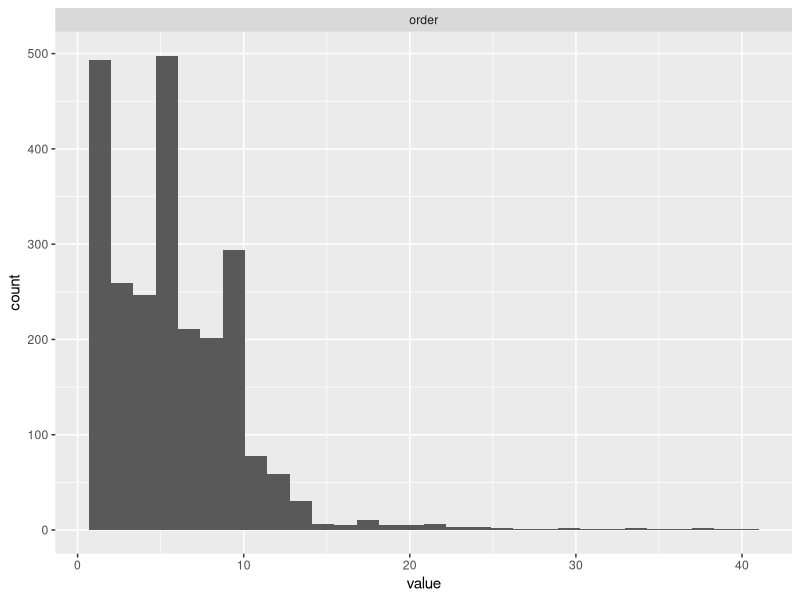

Recreate this plot in R. (Note: this script raises an error after producing the figure.)
## ---- chunk 1
#Libraries
library(tidyverse)
library(hms)
library(caret)
## ---- chunk 2
songData <- read.csv("songs.csv")

songData

## ---- chunk 3
#Looking for missing data
sum(is.na(songData))

summary(songData)

# Convert variables to factors
songData <- songData %>%
  mutate(across(c(season, week, contestant, song, artist, song_theme, result), as.factor))

# Filling in missing values
songData$song_theme <- fct_na_value_to_level(songData$song_theme, "Unknown")

#display all of the new data
summary(songData)
## ---- chunk 4
songData %>%
  select_if(is.numeric) %>% 
  gather(key = "variable", value = "value") %>% 
  ggplot(aes(x = value)) + 
  geom_histogram(bins = 30) + 
  facet_wrap(~ variable, scales = "free_x")
## ---- chunk 5
# Further clean and split the data into training and testing sets
set.seed(123)
songs_split <- createDataPartition(songData$result, p = 0.8, list = FALSE)
songs_train <- songData[songs_split, ]
songs_test <- songData[-songs_split, ]

# Impute missing values
impute_mode <- function(x) {
  uniqx <- unique(x)
  uniqx[which.max(tabulate(match(x, uniqx)))]
}

songs_train <- songs_train %>%
  mutate(across(where(is.numeric), ~ ifelse(is.na(.), median(., na.rm = TRUE), .))) %>%
  mutate(across(where(is.factor), ~ ifelse(is.na(.), impute_mode(.), .)))

songs_test <- songs_test %>%
  mutate(across(where(is.numeric), ~ ifelse(is.na(.), median(., na.rm = TRUE), .))) %>%
  mutate(across(where(is.factor), ~ ifelse(is.na(.), impute_mode(.), .)))

# Manually normalize numeric features
normalize <- function(x) {
  return((x - min(x)) / (max(x) - min(x)))
}

songs_train <- songs_train %>%
  mutate(across(where(is.numeric), normalize))

songs_test <- songs_test %>%
  mutate(across(where(is.numeric), normalize))

## ---- chunk 6
# Define control for cross-validation
control <- trainControl(method = "cv", number = 5, savePredictions = "final")

# Model 1: Linear Regression
lr_model <- train(
  result ~ .,
  data = songs_train,
  method = "glm",
  family = "binomial",
  trControl = control
)

# Model 2: Random Forest
rf_model <- train(
  result ~ .,
  data = songs_train,
  method = "rf",
  trControl = control
)

# Model 3: Support Vector Machine
svm_model <- train(
  result ~ .,
  data = songs_train,
  method = "svmRadial",
  trControl = control
)


## ---- chunk 7
# Collect resampling metrics
lr_results <- lr_model$results
rf_results <- rf_model$results
svm_results <- svm_model$results

# Compare model performance
results <- bind_rows(
  lr_results %>% mutate(model = "Linear Regression"),
  rf_results %>% mutate(model = "Random Forest"),
  svm_results %>% mutate(model = "SVM")
)
results
## ---- chunk 8
# Evaluate the chosen model on the test data
test_predictions <- predict(final_model, newdata = songs_test)

# Ensure both predictions and actual values are factors with the same levels
test_predictions <- factor(test_predictions, levels = levels(songs_train$result))
songs_test$result <- factor(songs_test$result, levels = levels(songs_train$result))

# Print levels for debugging
print("Levels of test_predictions:")
print(levels(test_predictions))
print("Levels of songs_test$result:")
print(levels(songs_test$result))

# Calculate performance metrics on the test data
if (length(intersect(levels(test_predictions), levels(songs_test$result))) > 0) {
  confusionMatrix(test_predictions, songs_test$result)
} else {
  print("No overlapping levels between predictions and actual results")
}
songs_test

